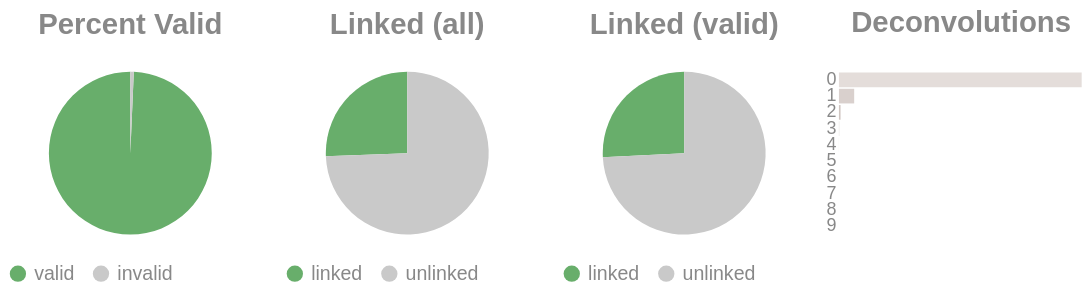

The notebook cell this image was saved under:
### Code cell
if SKIPLR:
    pass
else:
    clash = Counter()
    for i in valids['molecule'].to_list():
        _mol = i.split("-")
        if len(_mol) == 1:
            clash.update('0')
        else:
            clash.update(_mol[-1])

    _d = {"deconvolutions": [], 'count': []}
    for k,v in clash.items():
        _d['deconvolutions'].append(k)
        _d['count'].append(v)

    tot_valid = valids['reads'].sum()
    mask = valids['reads'] >= 2
    n_linked_reads = valids.filter(mask)['reads'].sum()
    if n_linked_reads == 0:
        print_html("No linked molecules (>=2 reads) were detected; skipping linked-only distributions.")
        SKIPLR = True
    else:
        perc_valid = round(tot_valid / n_reads, 4)
        linked_perc_abs = round(n_linked_reads / n_reads, 4)
        linked_perc = round(n_linked_reads / tot_valid, 4)

    _valid = pl.DataFrame({"valids": ['valid', 'invalid'], "count": [tot_valid, n_reads - tot_valid]})
    _linked_abs = pl.DataFrame({"linked (absolute)": ['linked', 'unlinked'], "count": [n_linked_reads, n_reads - n_linked_reads]})
    _linked_rel = pl.DataFrame({"linked (valids)": ['linked', 'unlinked'], "count": [n_linked_reads, tot_valid - n_linked_reads]})

    (
        alt.hconcat(
            piechart(_valid, goodval = 'valid', title = "Percent Valid"),
            piechart(_linked_abs, goodval = "linked", title =  "Linked (all)"),
            piechart(_linked_rel, goodval = "linked", title =  "Linked (valid)"),
            convolutionbar(pl.DataFrame(_d), title = "Deconvolutions"),
            center = True,
            bounds = 'flush'
        )
        .resolve_scale(color='independent')
        .resolve_legend('independent')
        .properties(usermeta={'embedOptions': {"actions": False}})
    ).display()

### Figure 1 — Vega-Lite specification as saved in the notebook (floating-point values rounded to 4 significant figures)
{"width": "container", "height": 400, "config": {"title": {"anchor": "start", "dy": -15, "fontSize": 18, "color": "#888888", "subtitleColor": "#888888", "subtitleFontSize": 14}, "arc": {"fill": "#0072B2"}, "axis": {"domainColor": "#888888", "domainWidth": 0.5, "gridWidth": 0.2, "grid": false, "titleFontWeight": 400, "titleFontSize": 15, "labelFontSize": 11, "labelColor": "#888888", "tickColor": "#888888", "tickWidth": 0.2, "titleColor": "#888888"}, "axisBand": {"grid": false}, "axisX": {"grid": true, "tickSize": 10, "domainCap": "round"}, "axisY": {"domain": false, "grid": true, "tickSize": 0, "domainCap": "round"}, "background": "transparent", "header": {"labelFontSize": 15, "labelColor": "#888888", "titleFontSize": 15, "titleFontWeight": 600, "titleColor": "#888888"}, "legend": {"labelFont": "sans-serif", "labelFontSize": 12, "labelColor": "#888888", "symbolSize": 100, "symbolType": "circle", "titleFontSize": 12, "titlePadding": 10, "titleColor": "#888888", "title": null}, "range": {"category": ["#E69F00", "#56B4E9", "#009E73", "#F0E442", "#0072B2", "#D55E00", "#CC79A7", "#000000"], "diverging": ["#cfe8f3", "#a2d4ec", "#73bfe2", "#46abdb", "#1696d2", "#12719e"]}, "area": {"fill": "#0072B2", "fillOpacity": 0.7, "line": true, "strokeOpacity": 0.7}, "line": {"color": "#0072B2", "stroke": "#0072B2", "strokeWidth": 2}, "trail": {"color": "#0072B2", "stroke": "#0072B2", "strokeWidth": 0, "size": 1}, "point": {"filled": true, "fillOpacity": 1.0, "size": 95}, "text": {"color": "#888888", "fontSize": 11, "align": "right", "fontWeight": 400, "size": 11}, "bar": {"fill": "#0072B2", "stroke": null}, "view": {"stroke": null, "continuousWidth": 660, "continuousHeight": 400}}, "hconcat": [{"data": {"name": "data-34cada13c8c4d578f31b78e491195383"}, "mark": {"type": "arc"}, "encoding": {"color": {"field": "valids", "legend": {"orient": "bottom", "title": null}, "scale": {"domain": ["valid", "invalid"], "range": ["#68ae6b", "#C9C9C9"]}, "title": "Valids", "type": "nominal"}, "theta": {"field": "count", "type": "quantitative"}, "tooltip": [{"field": "valids", "title": "Valids", "type": "ordinal"}, {"field": "percent", "format": ".2%", "title": "Percent", "type": "quantitative"}, {"field": "count", "title": "Count", "type": "quantitative"}]}, "height": 100, "title": {"text": "Percent Valid", "align": "center", "anchor": "middle"}, "transform": [{"calculate": "datum.count / 12509997", "as": "percent"}], "width": 150}, {"data": {"name": "data-c47ddead0ea7c2505db66ae73c0220ea"}, "mark": {"type": "arc"}, "encoding": {"color": {"field": "linked (absolute)", "legend": {"orient": "bottom", "title": null}, "scale": {"domain": ["linked", "unlinked"], "range": ["#68ae6b", "#C9C9C9"]}, "title": "Linked (Absolute)", "type": "nominal"}, "theta": {"field": "count", "type": "quantitative"}, "tooltip": [{"field": "linked (absolute)", "title": "Linked (Absolute)", "type": "ordinal"}, {"field": "percent", "format": ".2%", "title": "Percent", "type": "quantitative"}, {"field": "count", "title": "Count", "type": "quantitative"}]}, "height": 100, "title": {"text": "Linked (all)", "align": "center", "anchor": "middle"}, "transform": [{"calculate": "datum.count / 12509997", "as": "percent"}], "width": 150}, {"data": {"name": "data-6588bac70e690c6edfad3974e3ff746a"}, "mark": {"type": "arc"}, "encoding": {"color": {"field": "linked (valids)", "legend": {"orient": "bottom", "title": null}, "scale": {"domain": ["linked", "unlinked"], "range": ["#68ae6b", "#C9C9C9"]}, "title": "Linked (Valids)", "type": "nominal"}, "theta": {"field": "count", "type": "quantitative"}, "tooltip": [{"field": "linked (valids)", "title": "Linked (Valids)", "type": "ordinal"}, {"field": "percent", "format": ".2%", "title": "Percent", "type": "quantitative"}, {"field": "count", "title": "Count", "type": "quantitative"}]}, "height": 100, "title": {"text": "Linked (valid)", "align": "center", "anchor": "middle"}, "transform": [{"calculate": "datum.count / 12424471", "as": "percent"}], "width": 150}, {"data": {"name": "data-55b01a47b7c73f4c212584380ded68a7"}, "mark": {"type": "bar"}, "encoding": {"color": {"field": "deconvolutions", "legend": null, "scale": {"scheme": "lightgreyred"}, "type": "nominal"}, "tooltip": [{"field": "deconvolutions", "title": "Deconvolutions", "type": "ordinal"}, {"field": "percent", "format": ".2%", "title": "Percent", "type": "quantitative"}, {"field": "count", "title": "Count", "type": "quantitative"}], "x": {"axis": null, "field": "count", "type": "quantitative"}, "y": {"field": "deconvolutions", "sort": "ascending", "title": null, "type": "nominal"}}, "height": 100, "title": {"text": "Deconvolutions", "align": "center", "anchor": "middle"}, "transform": [{"calculate": "datum.count / 10635079", "as": "percent"}], "width": 150}], "bounds": "flush", "center": true, "resolve": {"legend": {"angle": "independent"}, "scale": {"color": "independent"}}, "usermeta": {"embedOptions": {"actions": false}}, "$schema": "https://vega.github.io/schema/vega-lite/v6.1.0.json", "datasets": {"data-34cada13c8c4d578f31b78e491195383": [{"valids": "valid", "count": 12424471}, {"valids": "invalid", "count": 85526}], "data-c47ddead0ea7c2505db66ae73c0220ea": [{"linked (absolute)": "linked", "count": 3205683}, {"linked (absolute)": "unlinked", "count": 9304314}], "data-6588bac70e690c6edfad3974e3ff746a": [{"linked (valids)": "linked", "count": 3205683}, {"linked (valids)": "unlinked", "count": 9218788}], "data-55b01a47b7c73f4c212584380ded68a7": [{"deconvolutions": "0", "count": 9934405}, {"deconvolutions": "1", "count": 624165}, {"deconvolutions": "2", "count": 66037}, {"deconvolutions": "3", "count": 8831}, {"deconvolutions": "4", "count": 1352}, {"deconvolutions": "5", "count": 242}, {"deconvolutions": "6", "count": 40}, {"deconvolutions": "7", "count": 5}, {"deconvolutions": "8", "count": 1}, {"deconvolutions": "9", "count": 1}]}}
